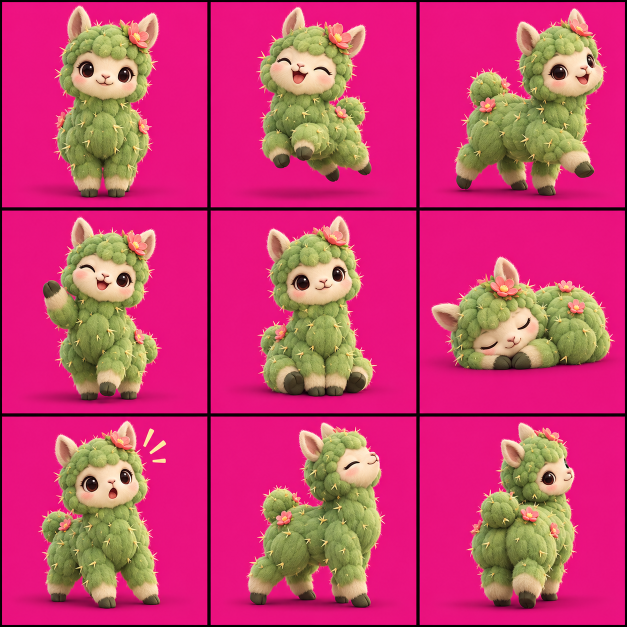
#> input picture art-source/creatures/cactuft-poses-magenta.png, 1254 x 1254 px (shown at 1/2 size); its folder holds only this picture in this run
$ python build_art.py
#> lines starting #> are read from the running program, lines starting #| are printed output that depends on the picture
### tools/ingest.py
#!/usr/bin/env python3
"""Cut a 3x3 (or NxM) generated art sheet into separate pieces.

  python3 tools/ingest.py sheet.png --kind scene  --out assets/scenes/meadow
  python3 tools/ingest.py sheet.png --kind cutout --key green   --out assets/mascots/crystal-fox
  python3 tools/ingest.py sheet.png --kind cutout --key magenta --out assets/mascots/leaf-sprite

scene   : each cell becomes a JPEG (backgrounds, full-art paintings, items, lands, energy)
cutout  : each cell is keyed against a flat green or magenta screen and saved as a transparent WebP
It prints a report: cells where the subject touches the edge, and any screen colour left on the edges."""
import argparse, os, json
import numpy as np
from PIL import Image, ImageFilter
def gutters(v, n, parts):
    out=[]
    for k in range(1,parts):
        c=n*k//parts; w=max(8,n//40); seg=v[max(0,c-w):c+w]; i=int(np.argmin(seg)); lo=max(0,c-w)+i; a=b=lo
        while a>0 and v[a-1]<v[lo]+14: a-=1
        while b<n-1 and v[b+1]<v[lo]+14: b+=1
        out.append((a,b))
    return out
def cells(im, cols, rows):
    a=np.asarray(im.convert('L')).astype(float); H,W=a.shape; gx=gutters(a.mean(axis=0),W,cols); gy=gutters(a.mean(axis=1),H,rows)
    # trust detected gutters only if they sit where a gutter should; otherwise split evenly
    ok=lambda g,n,p: all(abs((x0+x1)/2-n*(i+1)/p)<n*0.04 and (x1-x0)<n*0.03 for i,(x0,x1) in enumerate(g))
    xs=[0]+[v for g in gx for v in g]+[W] if ok(gx,W,cols) else [round(W*i/cols) for i in range(cols+1) for _ in (0,1)][1:-1]; ys=[0]+[v for g in gy for v in g]+[H] if ok(gy,H,rows) else [round(H*i/rows) for i in range(rows+1) for _ in (0,1)][1:-1]
    xr=[(xs[2*i],xs[2*i+1]+ (1 if 0<i else 0)) for i in range(cols)] if len(xs)==2*cols else None
    xr=[(xs[2*i] + (1 if i else 0), xs[2*i+1]) for i in range(cols)]; yr=[(ys[2*i] + (1 if i else 0), ys[2*i+1]) for i in range(rows)]
    return xr, yr
def screen_of(p, screen):
    """Median colour of the ring just inside the cell edge: that is the screen (the subject rarely covers all of it)."""
    q=np.asarray(p).astype(np.float32)/255; ring=np.concatenate([q[:6].reshape(-1,3),q[-6:].reshape(-1,3),q[:,:6].reshape(-1,3),q[:,-6:].reshape(-1,3)])
    ch=np.median(ring,axis=0); return ch
def chroma(q, screen):
    """How much 'screen' there is in each pixel, as a fraction of its own brightness (so a darker floor shadow still counts as screen)."""
    r,g,b=q[...,0],q[...,1],q[...,2]
    if screen=='green': c=g-np.maximum(r,b); d=g
    else: c=np.minimum(r,b)-g; d=np.minimum(r,b)
    return np.where(d>0.06,c/np.maximum(d,1e-3),0)
def key(p, screen, lo=None, hi=None):
    """Soft matte, no erosion: alpha comes from how screen-like each pixel is, then the screen colour is
    un-mixed from the semi-transparent edge pixels. Hairlines (whiskers) keep their partial alpha and pale
    bodies lose the green/magenta tint instead of being clamped."""
    q=np.asarray(p).astype(np.float32)/255; B=screen_of(p,screen); t0=float(np.median(chroma(B[None,None,:],screen)))
    if t0<0.2: t0=0.6
    t=chroma(q,screen)/t0
    if lo is None: lo,hi=(0.04,0.96) if screen=='green' else (0.08,0.6)          # magenta fringes need a harder matte
    alpha=np.clip((hi-t)/(hi-lo),0,1)
    a=alpha[...,None]; F=np.where(a>0.02,(q-(1-a)*B)/np.maximum(a,0.02),q)
    F=np.clip(F,0,1); r,g,b=F[...,0].copy(),F[...,1].copy(),F[...,2].copy()
    if screen=='green': g=np.minimum(g,np.maximum(r,b)+0.01)                       # last bit of green spill
    else: sp=np.clip(np.minimum(r,b)-g,0,1)*(alpha<0.98); r=r-sp; b=np.where(alpha<0.98,np.minimum(b-sp,g+0.03),b)   # last bit of magenta spill, edge pixels only
    F=np.dstack([r,g,b])
    if screen!='green':                                                             # magenta bleeds into hairs and spines; take the colour of the nearest solid pixels instead
        w=(alpha>0.999).astype(np.float32); num=np.stack([np.asarray(Image.fromarray((F[...,i]*w*255).astype(np.uint8)).filter(ImageFilter.GaussianBlur(3)),np.float32) for i in range(3)],-1); den=np.asarray(Image.fromarray((w*255).astype(np.uint8)).filter(ImageFilter.GaussianBlur(3)),np.float32)[...,None]
        C=num/np.maximum(den,1); edge=(alpha<0.999)[...,None]&(den>2); F=np.where(edge,0.85*C+0.15*F,F)
        e2=(alpha<0.999)                                                            # thin yellow spines carry a salmon cast all the way across (they are 1-3 px wide): pull pink pixels near the outline to spine yellow, using the colour of the solid interior to tell spines from pink flowers
        deep=(np.asarray(Image.fromarray(((alpha>0.999)*255).astype(np.uint8)).filter(ImageFilter.MinFilter(7)))>0).astype(np.float32)
        nd=np.stack([np.asarray(Image.fromarray((F[...,i]*deep*255).astype(np.uint8)).filter(ImageFilter.GaussianBlur(5)),np.float32) for i in range(3)],-1); dd=np.asarray(Image.fromarray((deep*255).astype(np.uint8)).filter(ImageFilter.GaussianBlur(5)),np.float32)[...,None]
        Cd=nd/np.maximum(dd,1); fat=np.asarray(Image.fromarray((deep*255).astype(np.uint8)).filter(ImageFilter.MaxFilter(9)))>0; near=(~fat)&(alpha>0.01)&(dd[...,0]>3)   # thin = outside every solid part, grown back out
        pink=near&(F[...,0]-F[...,1]>0.17)&(F[...,2]>F[...,1]*0.45)&((Cd[...,0]-Cd[...,1])<0.2)
        yel=np.array([0.93,0.82,0.5],np.float32); F=np.where(pink[...,None],0.5*Cd+0.5*yel,F)
        F[...,2]=np.where(e2,np.minimum(F[...,2],F[...,1]),F[...,2])
    F=bleed(F,alpha)                                                               # colour under the transparent pixels, so lossy WebP does not smear black or screen colour into the edge
    o=Image.fromarray((np.clip(F,0,1)*255).astype(np.uint8)); o.putalpha(Image.fromarray((alpha*255).astype(np.uint8))); return o
def bleed(F, alpha, radii=(3,8,20)):
    """Fill the RGB of transparent pixels with the colour of the nearest solid ones."""
    out=F.copy(); solid=(alpha>0.5).astype(np.float32); have=solid>0
    for rad in radii:
        num=np.stack([np.asarray(Image.fromarray((out[...,i]*have*255).astype(np.uint8)).filter(ImageFilter.GaussianBlur(rad)),np.float32) for i in range(3)],-1); den=np.asarray(Image.fromarray((have*255).astype(np.uint8)).filter(ImageFilter.GaussianBlur(rad)),np.float32)[...,None]
        fill=(num/np.maximum(den,1)); new=(~have)[...,None]&(den>1); out=np.where(new,fill,out); have=have|new[...,0]
    out[~have]=0; return out
def drop_stray(img, join=2, keep_frac=0.06):
    """Remove stray pieces (the '!' bursts, sparkles, speed lines). Pieces are grouped after growing them by `join` px
    (so whiskers and thin tails stay joined to the body, but effect marks that float a few pixels off it do not); everything smaller than keep_frac of the biggest group goes.
    Returns (image, number of pieces dropped)."""
    al=np.asarray(img)[...,3]; m=al>12; grown=np.asarray(Image.fromarray((m*255).astype(np.uint8)).filter(ImageFilter.MaxFilter(2*join+1)))>0
    H,W=m.shape; lab=np.zeros((H,W),np.int32); n=0; sizes=[0]
    for y,x in zip(*np.where(grown)):
        if lab[y,x]: continue
        n+=1; lab[y,x]=n; st=[(y,x)]; cnt=0
        while st:
            cy,cx=st.pop(); cnt+=1
            for dy,dx in ((1,0),(-1,0),(0,1),(0,-1)):
                ny,nx=cy+dy,cx+dx
                if 0<=ny<H and 0<=nx<W and grown[ny,nx] and not lab[ny,nx]: lab[ny,nx]=n; st.append((ny,nx))
        sizes.append(cnt)
    if n<=1: return img,0
    big=max(sizes[1:]); keep={i for i in range(1,n+1) if sizes[i]>=big*keep_frac}
    mask=np.isin(lab,list(keep)); arr=np.asarray(img).copy(); gone=n-len(keep); arr[~mask]=0
    return Image.fromarray(arr),gone
def cut_sheet(sheet, kind, screen='green', out='out', names=None, cols=3, rows=3, size=560, inset=8, drop_effects=False, crop=True):
    """Cut one sheet. Pieces go to `<out>_NN.ext`, or `<out>/<name>.ext` when names are given. Returns a report list."""
#> called with kind = 'cutout', screen = 'magenta', out = 'assets/creatures/cactuft', cols = 3, rows = 3, size = 560, inset = 8, drop_effects = True
    im=Image.open(sheet).convert('RGB'); xr,yr=cells(im,cols,rows); rep=[]; n=0
#> in cut_sheet, im is the input picture: PIL image 1254x1254 RGB; mean R, G, B 202, 62.7, 112.1
#> after `xr, yr = cells(im, cols, rows)`: xr = [(0, 415), (421, 833), (839, 1254)]; yr = [(0, 415), (421, 827), (833, 1254)]
    if names: os.makedirs(out,exist_ok=True)
    else: os.makedirs(os.path.dirname(out) or '.',exist_ok=True)
    for r,(y0,y1) in enumerate(yr):
        for c,(x0,x1) in enumerate(xr):
            n+=1; p=im.crop((x0+inset,y0+inset,x1-inset,y1-inset)); base=os.path.join(out,names[n-1]) if names else f'{out}_{n:02d}'
            if kind=='scene':
                p.thumbnail((size,size),Image.LANCZOS); p.save(base+'.jpg','JPEG',quality=88,optimize=True); rep.append({'cell':n,'file':base+'.jpg','size':p.size}); continue
            k=key(p,screen); gone=0
            if drop_effects: k,gone=drop_stray(k)
            al=np.asarray(k)[...,3]; ys_,xs_=np.where(al>40); h,w=al.shape
            m=(int(xs_.min()),int(ys_.min()),int(w-1-xs_.max()),int(h-1-ys_.max())) if len(xs_) else (0,0,0,0)
            if crop and len(xs_):
                yy,xx=np.where(al>4); k=k.crop((max(0,int(xx.min())-4),max(0,int(yy.min())-4),min(w,int(xx.max())+5),min(h,int(yy.max())+5)))
            if max(k.size)>size: k.thumbnail((size,size),Image.LANCZOS)
            k.save(base+'.webp','WEBP',quality=90,alpha_quality=100,method=6)
            rep.append({'cell':n,'file':base+'.webp','size':k.size,'margins_LTRB':m,'touches_edge':min(m)<3,'stray_pieces_dropped':gone})
#> this loop made 3 passes
#> (y0, y1) on passes 1 to 2: (0, 415), (421, 827)
#> (y0, y1) on pass 3: (833, 1254)
#> pass 1, in key, `q = np.asarray(p).astype(np.float32) / 255`:
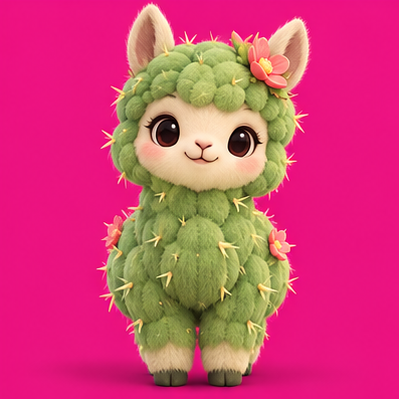
#> q: shape (399, 399, 3) float32; mean R, G, B 0.825, 0.265, 0.459
#> pass 1, in chroma (call 2), `r,g,b=q[...,0],q[...,1],q[...,2]`:
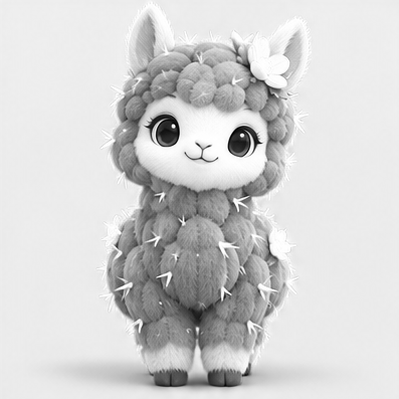
#> r: shape (399, 399) float32; min 0, max 1, mean 0.826
#> pass 1, in chroma (call 2), `r,g,b=q[...,0],q[...,1],q[...,2]`:
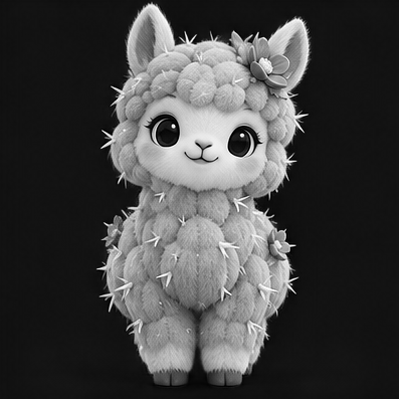
#> g: shape (399, 399) float32; min 0, max 1, mean 0.265
#> pass 1, in chroma (call 2), `r,g,b=q[...,0],q[...,1],q[...,2]`:
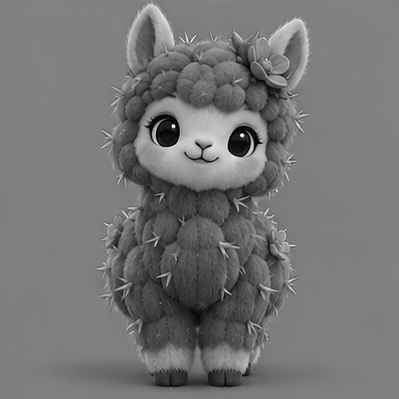
#> b: shape (399, 399) float32; min 0, max 1, mean 0.459
#> after the loop:
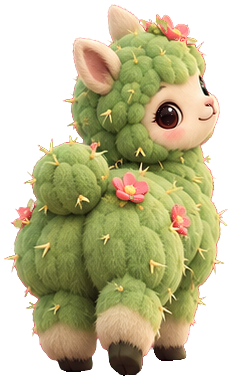
#> k: PIL image 232x380 RGBA; mean R, G, B, A 176, 156.9, 108.9, 159; transparent parts drawn white
#> after the loop:
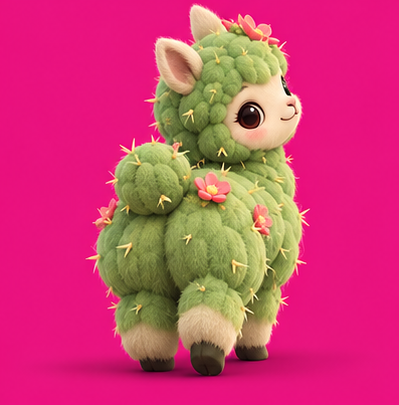
#> p: PIL image 399x405 RGB; mean R, G, B 206.9, 63.2, 114.4
#> after the loop, n = 9; rep = 9 items
    return rep
# [9 lines left out: function main, not called in this run]
# [1 lines that do not run on import are left out]

### tools/build_art.py
#!/usr/bin/env python3
"""Cut every sheet in art-source/ into assets/ and write assets/manifest.json.

  python3 tools/build_art.py

Creatures: art-source/creatures/<name>-poses-<green|magenta>.png -> assets/creatures/<name>/<pose>.webp (transparent cutouts)
Scenes:    art-source/scenes/scenes-<biome>.png                 -> assets/scenes/<biome>/<biome>-NN.jpg
The pose order and the scene tags below are the owner-reviewed reading of each sheet (decided by looking at the images).
Add a new sheet by dropping it in art-source/ and adding its row to SCENES (creatures only need the file name)."""
import os, re, json, glob, sys
sys.path.insert(0, os.path.dirname(__file__))
import ingest
ROOT=os.path.dirname(os.path.dirname(os.path.abspath(__file__))); SRC=os.path.join(ROOT,'art-source'); OUT=os.path.join(ROOT,'assets')
POSES=['standing','jumping','running','waving','sitting','sleeping','surprised','looking-up','back-view']   # the 3x3 pose template, row by row
# Each scene: (short description, floor, time of day, extra tags). floor = what a creature would stand on in the lower third.
# No sheet has a pure open-sky floor; 'air' is kept for future sheets. Cells are numbered row by row.
SCENES={
 'astral':[
  ('moonlit forest clearing with glowing stars','ground','night',['forest','grass','crescent-moon']),
  ('ruined stone arch over a moon-circle floor','ground','night',['ruins','stone','flowers']),
  ('lantern plaza above a fairy-tale village','ground','dusk',['village','castle','crescent-moon','stone']),
  ('night glade with waterfall and glowing flowers','ground','night',['forest','waterfall','grass']),
  ('floating islands and a moon statue on a star-circle floor','ground','night',['floating-islands','clouds','stone']),
  ('aurora over a lake, crystal meadow','ground','night',['aurora','lake','crystals','grass']),
  ('purple crystal cave with a glowing stone floor','ground','night',['cave','crystals','indoor-feel']),
  ('meadow with floating waterfall islands and a galaxy','ground','night',['floating-islands','galaxy','grass']),
  ('golden observatory plaza with an armillary sphere','ground','night',['observatory','stone','planets'])],
 'stone':[
  ('red canyon with a flat rock shelf','ground','day',['desert','canyon','cactus']),
  ('purple crystal cave mouth','ground','day',['cave','crystals']),
  ('mossy rock shelf above misty rock towers','ground','day',['cliffs','mist','tree']),
  ('overgrown stone gateway with carved symbols','ground','day',['ruins','arch','moss']),
  ('desert with giant ribcage bones','ground','day',['desert','bones','canyon']),
  ('mossy boulders and a balanced rock','ground','day',['boulders','moss','trees']),
  ('crystal pool with stepping-stone slabs and a small waterfall','water','day',['crystals','waterfall','stepping-stones']),
  ('sunlit canyon spires over a sandstone ledge','ground','day',['canyon','spires','mist']),
  ('ancient carved ruins on mossy steps','ground','day',['ruins','moss','carved-stone'])],
 'tide':[
  ('clear shallow lagoon with a rock arch','water','day',['lagoon','sand','rock-arch']),
  ('sunset tide pool with coral and starfish','water','dusk',['coral','starfish','sunset']),
  ('moonlit beach with glowing blue shoreline','ground','night',['beach','moon','glow','palm']),
  ('lily pond with cattails and waterfalls','water','day',['pond','lilies','waterfall']),
  ('coral shallows with sun rays','water','day',['coral','underwater-feel','shells']),
  ('sea cave shore opening to a sunny bay','water','day',['cave','shells','shore']),
  ('crystal waterfall pool','water','day',['crystals','waterfall','moss']),
  ('pearly shell beach','ground','day',['beach','shells','sand']),
  ('big waterfall lagoon','water','day',['waterfall','mist','lagoon'])],
 'verdant':[
  ('flower meadow under a big tree with a wooden fence','ground','day',['meadow','tree','flowers']),
  ('desert flower garden with giant flowering cacti','ground','day',['cactus','flowers','mesa']),
  ('mossy stone arch in a clover meadow','ground','day',['arch','ruins','clover']),
  ('wildflower hillside above a distant lake','ground','day',['meadow','flowers','lake']),
  ('sun-ray forest glade with mossy roots','ground','day',['forest','moss','sunbeams']),
  ('apple orchard glade','ground','day',['orchard','apples','fence']),
  ('clover meadow with a small waterfall pond behind','ground','day',['clover','waterfall','meadow']),
  ('blossom pillars and a petal-strewn lawn','ground','day',['blossoms','garden','stairs']),
  ('meadow under a branch with a lake and rock island','ground','day',['meadow','lake','tree'])],
 'wonder':[
  ('candy meadow with lollipops and a pink castle','ground','day',['candy','castle','meadow']),
  ('cosy star-and-moon nursery with a fluffy rug','ground','indoor',['bedroom','rug','stars','indoor']),
  ('fairy cottage garden with a rainbow','ground','day',['cottage','fence','rainbow']),
  ('carousel and funfair on a glossy floor','ground','day',['carousel','funfair','fairground']),
  ('rainbow crystal waterfall pool with a stone pedestal','ground','day',['crystals','waterfall','pedestal','wisteria']),
  ('mushroom and cotton-tree meadow','ground','day',['mushrooms','meadow','pink-trees']),
  ('cloud terrace with moon-and-star pillars and a floating castle','ground','day',['floating','clouds','castle','rainbow','terrace']),
  ('soap-bubble pool with star bubbles','water','day',['bubbles','iridescent','clouds']),
  ('lantern tree hollow at sunset with a petal rug','ground','dusk',['lanterns','tree','sunset','cosy'])]}
# How each creature gets about, and its size next to the others (1.0 = tallest standing pose fills 46% of a scene). Used by lab/ to pick scenes and scale.
# walker -> ground scenes; swimmer and floater -> water scenes (and air scenes, if a sheet ever has one). Koi is both a walker and a swimmer.
CREATURES={'cactuft':(['walker'],1.0),'frondolin':(['walker'],0.86),'bashlet':(['walker'],0.74),'rolyte':(['walker'],0.66),'koi':(['walker','swimmer'],0.88),'flapod':(['floater'],0.7)}
def main():
    manifest={'about':'Pieces cut from art-source/ by tools/build_art.py. Do not edit by hand; edit the tags in tools/build_art.py and rebuild.','creatures':[],'scenes':[]}
    for f in sorted(glob.glob(os.path.join(SRC,'creatures','*-poses-*.png'))):
        m=re.match(r'(.+)-poses-(green|magenta)\.png',os.path.basename(f)); name,screen=m.group(1),m.group(2)
        rep=ingest.cut_sheet(f,'cutout',screen,os.path.join(OUT,'creatures',name),POSES,drop_effects=True)
        for pose,r in zip(POSES,rep):
            manifest['creatures'].append({'id':f'{name}-{pose}','name':name,'pose':pose,'screen':screen,'file':os.path.relpath(r['file'],ROOT),'size':list(r['size']),'margins_LTRB':list(r['margins_LTRB']),'touches_edge':bool(r['touches_edge']),'stray_pieces_dropped':r['stray_pieces_dropped']})
#> this loop made 9 passes
#> pose on passes 1 to 9: 'standing', 'jumping', 'running', 'waving', 'sitting', 'sleeping', 'surprised', 'looking-up', 'back-view'
        print(name,screen,'stray pieces dropped:',sum(r['stray_pieces_dropped'] for r in rep),'edge-touching cells:',[r['cell'] for r in rep if r['touches_edge']])
#| cactuft magenta stray pieces dropped: 3 edge-touching cells: [5, 7]
    for f in sorted(glob.glob(os.path.join(SRC,'scenes','scenes-*.png'))):
        biome=re.match(r'scenes-(.+)\.png',os.path.basename(f)).group(1); tags=SCENES[biome]; names=[f'{biome}-{i+1:02d}' for i in range(9)]
        rep=ingest.cut_sheet(f,'scene',out=os.path.join(OUT,'scenes',biome),names=names)
        for nm,r,(desc,floor,tod,extra) in zip(names,rep,tags):
            manifest['scenes'].append({'id':nm,'biome':biome,'floor':floor,'time':tod,'description':desc,'tags':extra,'file':os.path.relpath(r['file'],ROOT),'size':list(r['size'])})
        print(biome,'9 scenes')
    manifest['creature_info']={n:{'move':m,'size':z} for n,(m,z) in CREATURES.items()}
    manifest['creatures'].sort(key=lambda x:(x['name'],POSES.index(x['pose'])))
    json.dump(manifest,open(os.path.join(OUT,'manifest.json'),'w'),indent=1); print('wrote assets/manifest.json:',len(manifest['creatures']),'creature pieces,',len(manifest['scenes']),'scenes')
#| wrote assets/manifest.json: 9 creature pieces, 0 scenes
if __name__=='__main__': main()
